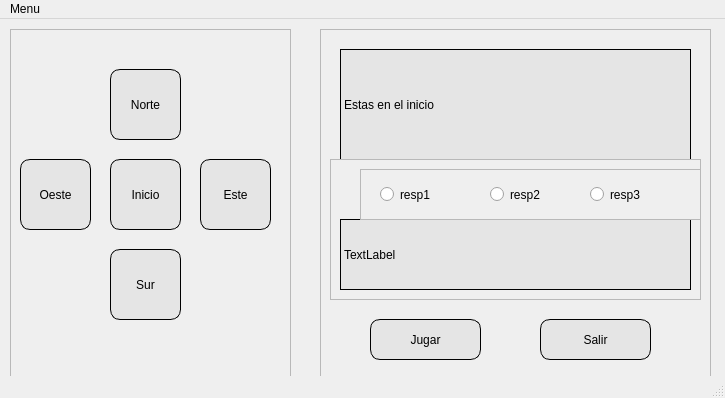
<?xml version="1.0" encoding="UTF-8"?>
<ui version="4.0">
 <class>MainWindow</class>
 <widget class="QMainWindow" name="MainWindow">
  <property name="geometry">
   <rect>
    <x>0</x>
    <y>0</y>
    <width>725</width>
    <height>398</height>
   </rect>
  </property>
  <property name="windowTitle">
   <string>MainWindow</string>
  </property>
  <property name="accessibleName">
   <string>La mazmorra de Antonio Mallen</string>
  </property>
  <widget class="QWidget" name="centralwidget">
   <widget class="QFrame" name="botones">
    <property name="geometry">
     <rect>
      <x>10</x>
      <y>10</y>
      <width>281</width>
      <height>351</height>
     </rect>
    </property>
    <property name="frameShape">
     <enum>QFrame::StyledPanel</enum>
    </property>
    <property name="frameShadow">
     <enum>QFrame::Raised</enum>
    </property>
    <widget class="QPushButton" name="pushButton">
     <property name="geometry">
      <rect>
       <x>100</x>
       <y>40</y>
       <width>71</width>
       <height>71</height>
      </rect>
     </property>
     <property name="styleSheet">
      <string notr="true">border-radius: 10px;
border: 1px solid black;
background-color: rgb(229, 229, 229)
</string>
     </property>
     <property name="text">
      <string>Norte</string>
     </property>
    </widget>
    <widget class="QPushButton" name="pushButton_2">
     <property name="geometry">
      <rect>
       <x>10</x>
       <y>130</y>
       <width>71</width>
       <height>71</height>
      </rect>
     </property>
     <property name="styleSheet">
      <string notr="true">border-radius: 10px;
border: 1px solid black;
background-color: rgb(229, 229, 229)
</string>
     </property>
     <property name="text">
      <string>Oeste</string>
     </property>
    </widget>
    <widget class="QPushButton" name="pushButton_3">
     <property name="geometry">
      <rect>
       <x>100</x>
       <y>130</y>
       <width>71</width>
       <height>71</height>
      </rect>
     </property>
     <property name="styleSheet">
      <string notr="true">border-radius: 10px;
border: 1px solid black;
background-color: rgb(229, 229, 229)
</string>
     </property>
     <property name="text">
      <string>Inicio</string>
     </property>
    </widget>
    <widget class="QPushButton" name="pushButton_4">
     <property name="geometry">
      <rect>
       <x>190</x>
       <y>130</y>
       <width>71</width>
       <height>71</height>
      </rect>
     </property>
     <property name="styleSheet">
      <string notr="true">border-radius: 10px;
border: 1px solid black;
background-color: rgb(229, 229, 229)
</string>
     </property>
     <property name="text">
      <string>Este</string>
     </property>
    </widget>
    <widget class="QPushButton" name="pushButton_5">
     <property name="geometry">
      <rect>
       <x>100</x>
       <y>220</y>
       <width>71</width>
       <height>71</height>
      </rect>
     </property>
     <property name="styleSheet">
      <string notr="true">border-radius: 10px;
border: 1px solid black;
background-color: rgb(229, 229, 229)
</string>
     </property>
     <property name="text">
      <string>Sur</string>
     </property>
    </widget>
   </widget>
   <widget class="QFrame" name="textos">
    <property name="geometry">
     <rect>
      <x>320</x>
      <y>10</y>
      <width>391</width>
      <height>351</height>
     </rect>
    </property>
    <property name="frameShape">
     <enum>QFrame::StyledPanel</enum>
    </property>
    <property name="frameShadow">
     <enum>QFrame::Raised</enum>
    </property>
    <widget class="QLabel" name="TextGrande">
     <property name="geometry">
      <rect>
       <x>20</x>
       <y>20</y>
       <width>351</width>
       <height>111</height>
      </rect>
     </property>
     <property name="styleSheet">
      <string notr="true">background-color: rgb(229, 229, 229);
border: 1px solid black;</string>
     </property>
     <property name="text">
      <string>Estas en el inicio</string>
     </property>
    </widget>
    <widget class="QFrame" name="textosAux">
     <property name="geometry">
      <rect>
       <x>10</x>
       <y>130</y>
       <width>371</width>
       <height>141</height>
      </rect>
     </property>
     <property name="frameShape">
      <enum>QFrame::StyledPanel</enum>
     </property>
     <property name="frameShadow">
      <enum>QFrame::Raised</enum>
     </property>
     <widget class="QLabel" name="label_3">
      <property name="geometry">
       <rect>
        <x>10</x>
        <y>60</y>
        <width>351</width>
        <height>71</height>
       </rect>
      </property>
      <property name="styleSheet">
       <string notr="true">background-color: rgb(229, 229, 229);
border: 1px solid black;</string>
      </property>
      <property name="text">
       <string>TextLabel</string>
      </property>
     </widget>
     <widget class="QFrame" name="frame">
      <property name="geometry">
       <rect>
        <x>30</x>
        <y>10</y>
        <width>351</width>
        <height>51</height>
       </rect>
      </property>
      <property name="frameShape">
       <enum>QFrame::StyledPanel</enum>
      </property>
      <property name="frameShadow">
       <enum>QFrame::Raised</enum>
      </property>
      <widget class="QRadioButton" name="radioButton">
       <property name="geometry">
        <rect>
         <x>20</x>
         <y>10</y>
         <width>81</width>
         <height>31</height>
        </rect>
       </property>
       <property name="text">
        <string>resp1</string>
       </property>
      </widget>
      <widget class="QRadioButton" name="radioButton_2">
       <property name="geometry">
        <rect>
         <x>130</x>
         <y>10</y>
         <width>81</width>
         <height>31</height>
        </rect>
       </property>
       <property name="text">
        <string>resp2</string>
       </property>
      </widget>
      <widget class="QRadioButton" name="radioButton_3">
       <property name="geometry">
        <rect>
         <x>230</x>
         <y>10</y>
         <width>81</width>
         <height>31</height>
        </rect>
       </property>
       <property name="text">
        <string>resp3</string>
       </property>
      </widget>
     </widget>
    </widget>
    <widget class="QPushButton" name="pushButton_6">
     <property name="geometry">
      <rect>
       <x>50</x>
       <y>290</y>
       <width>111</width>
       <height>41</height>
      </rect>
     </property>
     <property name="styleSheet">
      <string notr="true">border-radius: 10px;
border: 1px solid black;
background-color: rgb(229, 229, 229)
</string>
     </property>
     <property name="text">
      <string>Jugar</string>
     </property>
    </widget>
    <widget class="QPushButton" name="pushButton_7">
     <property name="geometry">
      <rect>
       <x>220</x>
       <y>290</y>
       <width>111</width>
       <height>41</height>
      </rect>
     </property>
     <property name="styleSheet">
      <string notr="true">border-radius: 10px;
border: 1px solid black;
background-color: rgb(229, 229, 229)
</string>
     </property>
     <property name="text">
      <string>Salir</string>
     </property>
    </widget>
   </widget>
  </widget>
  <widget class="QMenuBar" name="menubar">
   <property name="geometry">
    <rect>
     <x>0</x>
     <y>0</y>
     <width>725</width>
     <height>22</height>
    </rect>
   </property>
   <widget class="QMenu" name="menuMenu">
    <property name="title">
     <string>Menu</string>
    </property>
    <addaction name="actionJugar"/>
    <addaction name="actionAyuda_2"/>
    <addaction name="actionSalir_2"/>
   </widget>
   <addaction name="menuMenu"/>
  </widget>
  <widget class="QStatusBar" name="statusbar"/>
  <action name="actionAyuda">
   <property name="text">
    <string>Ayuda</string>
   </property>
  </action>
  <action name="actionSalir">
   <property name="text">
    <string>Salir</string>
   </property>
  </action>
  <action name="actionJugar">
   <property name="text">
    <string>Jugar</string>
   </property>
  </action>
  <action name="actionAyuda_2">
   <property name="text">
    <string>Ayuda</string>
   </property>
  </action>
  <action name="actionSalir_2">
   <property name="text">
    <string>Salir</string>
   </property>
  </action>
 </widget>
 <resources/>
 <connections/>
</ui>
